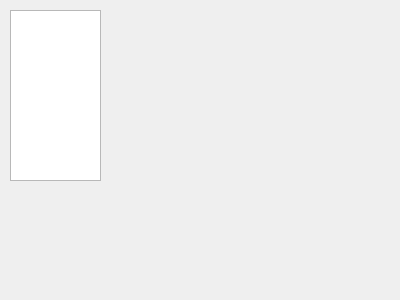
<?xml version="1.0" encoding="UTF-8"?>
<ui version="4.0">
 <class>MainWindow</class>
 <widget class="QMainWindow" name="MainWindow">
  <property name="geometry">
   <rect>
    <x>0</x>
    <y>0</y>
    <width>400</width>
    <height>300</height>
   </rect>
  </property>
  <property name="windowTitle">
   <string>MainWindow</string>
  </property>
  <widget class="QWidget" name="centralWidget">
   <widget class="QGraphicsView" name="graphicsView">
    <property name="geometry">
     <rect>
      <x>10</x>
      <y>10</y>
      <width>91</width>
      <height>171</height>
     </rect>
    </property>
   </widget>
  </widget>
 </widget>
 <layoutdefault spacing="6" margin="11"/>
 <resources/>
 <connections/>
</ui>
